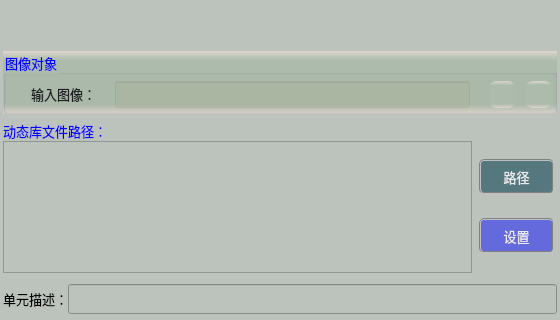
<?xml version="1.0" encoding="UTF-8"?>
<ui version="4.0">
 <class>frmExtensionLibraryClass</class>
 <widget class="QDialog" name="frmExtensionLibraryClass">
  <property name="geometry">
   <rect>
    <x>0</x>
    <y>0</y>
    <width>560</width>
    <height>320</height>
   </rect>
  </property>
  <property name="sizePolicy">
   <sizepolicy hsizetype="Fixed" vsizetype="Fixed">
    <horstretch>0</horstretch>
    <verstretch>0</verstretch>
   </sizepolicy>
  </property>
  <property name="minimumSize">
   <size>
    <width>560</width>
    <height>320</height>
   </size>
  </property>
  <property name="maximumSize">
   <size>
    <width>560</width>
    <height>320</height>
   </size>
  </property>
  <property name="windowTitle">
   <string>扩展库</string>
  </property>
  <property name="styleSheet">
   <string notr="true">background-color: #bcc2bc;</string>
  </property>
  <layout class="QVBoxLayout" name="verticalLayout_4">
   <property name="leftMargin">
    <number>1</number>
   </property>
   <property name="topMargin">
    <number>1</number>
   </property>
   <property name="rightMargin">
    <number>1</number>
   </property>
   <property name="bottomMargin">
    <number>1</number>
   </property>
   <item>
    <layout class="QVBoxLayout" name="verticalLayout">
     <property name="spacing">
      <number>0</number>
     </property>
     <item>
      <spacer name="verticalSpacer">
       <property name="orientation">
        <enum>Qt::Vertical</enum>
       </property>
       <property name="sizeType">
        <enum>QSizePolicy::Fixed</enum>
       </property>
       <property name="sizeHint" stdset="0">
        <size>
         <width>20</width>
         <height>50</height>
        </size>
       </property>
      </spacer>
     </item>
     <item>
      <layout class="QVBoxLayout" name="verticalLayout_2">
       <property name="spacing">
        <number>7</number>
       </property>
       <property name="leftMargin">
        <number>2</number>
       </property>
       <property name="rightMargin">
        <number>2</number>
       </property>
       <item>
        <widget class="QGroupBox" name="groupBox">
         <property name="sizePolicy">
          <sizepolicy hsizetype="Expanding" vsizetype="Fixed">
           <horstretch>0</horstretch>
           <verstretch>0</verstretch>
          </sizepolicy>
         </property>
         <property name="minimumSize">
          <size>
           <width>500</width>
           <height>63</height>
          </size>
         </property>
         <property name="font">
          <font>
           <family>微软雅黑</family>
           <pointsize>10</pointsize>
          </font>
         </property>
         <property name="styleSheet">
          <string notr="true">color: rgb(0, 0, 255);
background-color: qlineargradient(x1:0, y1:0, x2:0, y2:1, stop:0 #dfd5cf, stop: 0.15 #acbbac, stop: 0.85 #acbbac,stop:1 #dfd5cf);</string>
         </property>
         <property name="title">
          <string>图像对象</string>
         </property>
         <widget class="QPushButton" name="btnDelLinkImage">
          <property name="geometry">
           <rect>
            <x>522</x>
            <y>30</y>
            <width>27</width>
            <height>27</height>
           </rect>
          </property>
          <property name="toolTip">
           <string>删除图像链接</string>
          </property>
          <property name="styleSheet">
           <string notr="true">QWidget{ border:none;border-radius: 8px;padding: 2px 4px;}
QPushButton:hover{ background-color: rgba(226, 142, 162, 100);}
QPushButton:pressed{background-color: rgba(226, 172, 162, 200);}</string>
          </property>
          <property name="text">
           <string/>
          </property>
          <property name="icon">
           <iconset resource="sub_res.qrc">
            <normaloff>:/resource/del_link.png</normaloff>:/resource/del_link.png</iconset>
          </property>
          <property name="iconSize">
           <size>
            <width>27</width>
            <height>27</height>
           </size>
          </property>
         </widget>
         <widget class="QLineEdit" name="txtLinkImage">
          <property name="geometry">
           <rect>
            <x>112</x>
            <y>30</y>
            <width>355</width>
            <height>27</height>
           </rect>
          </property>
          <property name="font">
           <font>
            <family>微软雅黑</family>
            <pointsize>10</pointsize>
           </font>
          </property>
          <property name="styleSheet">
           <string notr="true">color: rgb(0, 0, 200);
background-color: rgba(170, 170, 127,50);</string>
          </property>
          <property name="alignment">
           <set>Qt::AlignCenter</set>
          </property>
          <property name="readOnly">
           <bool>true</bool>
          </property>
         </widget>
         <widget class="QLabel" name="label_4">
          <property name="geometry">
           <rect>
            <x>28</x>
            <y>33</y>
            <width>79</width>
            <height>19</height>
           </rect>
          </property>
          <property name="font">
           <font>
            <family>微软雅黑</family>
            <pointsize>10</pointsize>
           </font>
          </property>
          <property name="styleSheet">
           <string notr="true">color: rgb(30, 30, 30);
background: transparent;</string>
          </property>
          <property name="text">
           <string>输入图像：</string>
          </property>
         </widget>
         <widget class="QPushButton" name="btnLinkImage">
          <property name="geometry">
           <rect>
            <x>486</x>
            <y>30</y>
            <width>27</width>
            <height>27</height>
           </rect>
          </property>
          <property name="toolTip">
           <string>链接图像</string>
          </property>
          <property name="styleSheet">
           <string notr="true">QWidget{ border:none;border-radius: 8px;padding: 2px 4px;}
QPushButton:hover{ background-color: rgba(85, 150, 127, 100);}
QPushButton:pressed{background-color: rgba(85, 180, 127, 160);}</string>
          </property>
          <property name="text">
           <string/>
          </property>
          <property name="icon">
           <iconset resource="sub_res.qrc">
            <normaloff>:/resource/link.png</normaloff>:/resource/link.png</iconset>
          </property>
          <property name="iconSize">
           <size>
            <width>27</width>
            <height>27</height>
           </size>
          </property>
         </widget>
        </widget>
       </item>
       <item>
        <widget class="QLabel" name="label">
         <property name="font">
          <font>
           <family>微软雅黑</family>
           <pointsize>10</pointsize>
          </font>
         </property>
         <property name="styleSheet">
          <string notr="true">background-color: rgba(255, 255, 255, 0);
color: rgb(0, 0, 255);</string>
         </property>
         <property name="text">
          <string>动态库文件路径：</string>
         </property>
        </widget>
       </item>
      </layout>
     </item>
     <item>
      <layout class="QHBoxLayout" name="horizontalLayout_4">
       <property name="spacing">
        <number>7</number>
       </property>
       <property name="leftMargin">
        <number>2</number>
       </property>
       <property name="rightMargin">
        <number>5</number>
       </property>
       <item>
        <widget class="QTextEdit" name="txtPath">
         <property name="styleSheet">
          <string notr="true">background-color: #bcc2bc;</string>
         </property>
         <property name="readOnly">
          <bool>true</bool>
         </property>
        </widget>
       </item>
       <item>
        <layout class="QVBoxLayout" name="verticalLayout_3">
         <item>
          <widget class="QPushButton" name="btnPath">
           <property name="sizePolicy">
            <sizepolicy hsizetype="Fixed" vsizetype="Fixed">
             <horstretch>0</horstretch>
             <verstretch>0</verstretch>
            </sizepolicy>
           </property>
           <property name="minimumSize">
            <size>
             <width>75</width>
             <height>35</height>
            </size>
           </property>
           <property name="font">
            <font>
             <family>微软雅黑</family>
             <pointsize>10</pointsize>
            </font>
           </property>
           <property name="styleSheet">
            <string notr="true">QWidget{ background-color: rgb(85, 120, 127);}
QWidget{ color: rgb(235, 235, 235);}
QWidget{ border: 2px groove gray;border-radius: 5px;padding: 2px 4px;}
QPushButton:hover{ background-color: rgb(85, 150, 127);}
QPushButton:pressed{background-color: rgb(85, 170, 127);}</string>
           </property>
           <property name="text">
            <string>路径</string>
           </property>
          </widget>
         </item>
         <item>
          <widget class="QPushButton" name="btnSet">
           <property name="sizePolicy">
            <sizepolicy hsizetype="Fixed" vsizetype="Fixed">
             <horstretch>0</horstretch>
             <verstretch>0</verstretch>
            </sizepolicy>
           </property>
           <property name="minimumSize">
            <size>
             <width>75</width>
             <height>35</height>
            </size>
           </property>
           <property name="font">
            <font>
             <family>微软雅黑</family>
             <pointsize>10</pointsize>
            </font>
           </property>
           <property name="styleSheet">
            <string notr="true">QWidget{ background-color: rgb(100, 105, 220);}
QWidget{ color: rgb(235, 235, 235);}
QWidget{ border: 2px groove gray;border-radius: 5px;padding: 2px 4px;}
QPushButton:hover{ background-color: rgb(100, 125, 220);}
QPushButton:pressed{background-color: rgb(100, 145, 220);}</string>
           </property>
           <property name="text">
            <string>设置</string>
           </property>
          </widget>
         </item>
        </layout>
       </item>
      </layout>
     </item>
    </layout>
   </item>
   <item>
    <spacer name="verticalSpacer_2">
     <property name="orientation">
      <enum>Qt::Vertical</enum>
     </property>
     <property name="sizeType">
      <enum>QSizePolicy::Fixed</enum>
     </property>
     <property name="sizeHint" stdset="0">
      <size>
       <width>20</width>
       <height>5</height>
      </size>
     </property>
    </spacer>
   </item>
   <item>
    <layout class="QHBoxLayout" name="horizontalLayout">
     <property name="spacing">
      <number>0</number>
     </property>
     <property name="leftMargin">
      <number>2</number>
     </property>
     <property name="rightMargin">
      <number>2</number>
     </property>
     <property name="bottomMargin">
      <number>5</number>
     </property>
     <item>
      <widget class="QLabel" name="label_3">
       <property name="sizePolicy">
        <sizepolicy hsizetype="Fixed" vsizetype="Fixed">
         <horstretch>0</horstretch>
         <verstretch>0</verstretch>
        </sizepolicy>
       </property>
       <property name="maximumSize">
        <size>
         <width>83</width>
         <height>25</height>
        </size>
       </property>
       <property name="font">
        <font>
         <family>微软雅黑</family>
         <pointsize>10</pointsize>
        </font>
       </property>
       <property name="styleSheet">
        <string notr="true">background-color: rgba(255, 255, 255, 0);</string>
       </property>
       <property name="text">
        <string>单元描述：</string>
       </property>
      </widget>
     </item>
     <item>
      <widget class="QLineEdit" name="txtDescribe">
       <property name="sizePolicy">
        <sizepolicy hsizetype="Expanding" vsizetype="Expanding">
         <horstretch>0</horstretch>
         <verstretch>0</verstretch>
        </sizepolicy>
       </property>
       <property name="minimumSize">
        <size>
         <width>368</width>
         <height>30</height>
        </size>
       </property>
       <property name="maximumSize">
        <size>
         <width>16777215</width>
         <height>30</height>
        </size>
       </property>
       <property name="font">
        <font>
         <family>微软雅黑</family>
         <pointsize>10</pointsize>
        </font>
       </property>
      </widget>
     </item>
    </layout>
   </item>
  </layout>
 </widget>
 <layoutdefault spacing="6" margin="11"/>
 <resources>
  <include location="sub_res.qrc"/>
  <include location="../../DetectIdentify/Brightness/sub_res.qrc"/>
 </resources>
 <connections/>
</ui>
